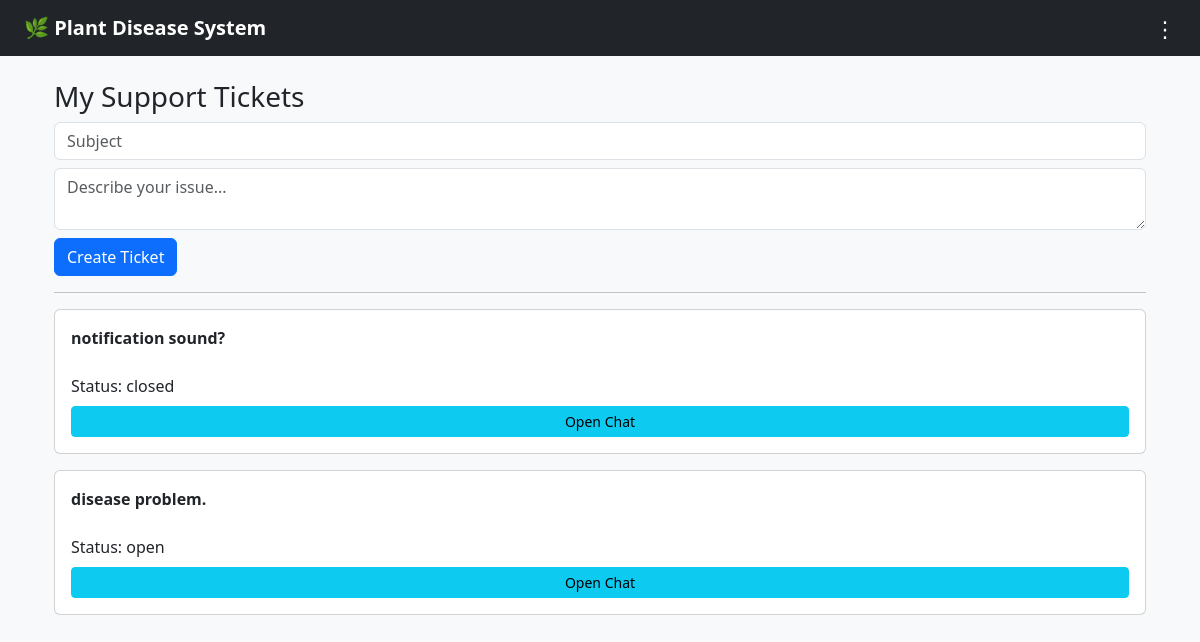
Screenshot of /support (signed in) with the database file from the repository.
### models.py (models this page shows)
class SupportTicket(db.Model):
    id = db.Column(db.Integer, primary_key=True)
    user_id = db.Column(db.Integer, db.ForeignKey("user.id"))
    subject = db.Column(db.String(200))
    status = db.Column(db.String(20), default="open")
    created_at = db.Column(db.DateTime, default=db.func.now())
    user = db.relationship("User", backref="tickets")

### routes.py (the view)
@main.route("/support")
@login_required
def support():
    tickets = SupportTicket.query.filter_by(user_id=current_user.id).all()
    return render_template("support.html", tickets=tickets)

### app.py (called while the page is built)
def create_app():
    app = Flask(__name__)
    app.config['SECRET_KEY'] = 'your_secret_key'
    app.config['SQLALCHEMY_DATABASE_URI'] = 'sqlite:///plant_disease.db'
    app.config['SQLALCHEMY_TRACK_MODIFICATIONS'] = False
    socketio.init_app(app, cors_allowed_origins="*")  # ✅ INIT HERE
    db.init_app(app)
    login_manager.init_app(app)
    login_manager.login_view = 'main.login'
    @login_manager.user_loader
    def load_user(user_id):
        return User.query.get(int(user_id))
    from routes import main
    app.register_blueprint(main)
    return app

### templates/support.html
{% extends "base.html" %}
{% block content %}
<div class="container mt-4">
<h3>My Support Tickets</h3>
<form method="POST" action="/support/create">
<input name="subject" class="form-control mb-2" placeholder="Subject" required>
<textarea name="message" class="form-control mb-2" placeholder="Describe your issue..." required></textarea>
<button class="btn btn-primary">Create Ticket</button>
</form>
<hr>
{% for t in tickets %}
<div class="card p-3 mt-3">
<b>{{ t.subject }}</b><br>
Status: {{ t.status }}
<br>
<a href="/support/{{ t.id }}" class="btn btn-sm btn-info mt-2">
Open Chat
</a>
</div>
{% endfor %}
</div>
{% endblock %}

### templates/base.html (style rules this page uses)
body { background-color: #f8f9fa; }

### rows the page displays
SupportTicket: subject "notification sound?", status "closed"
SupportTicket: subject "disease problem.", status "open"
